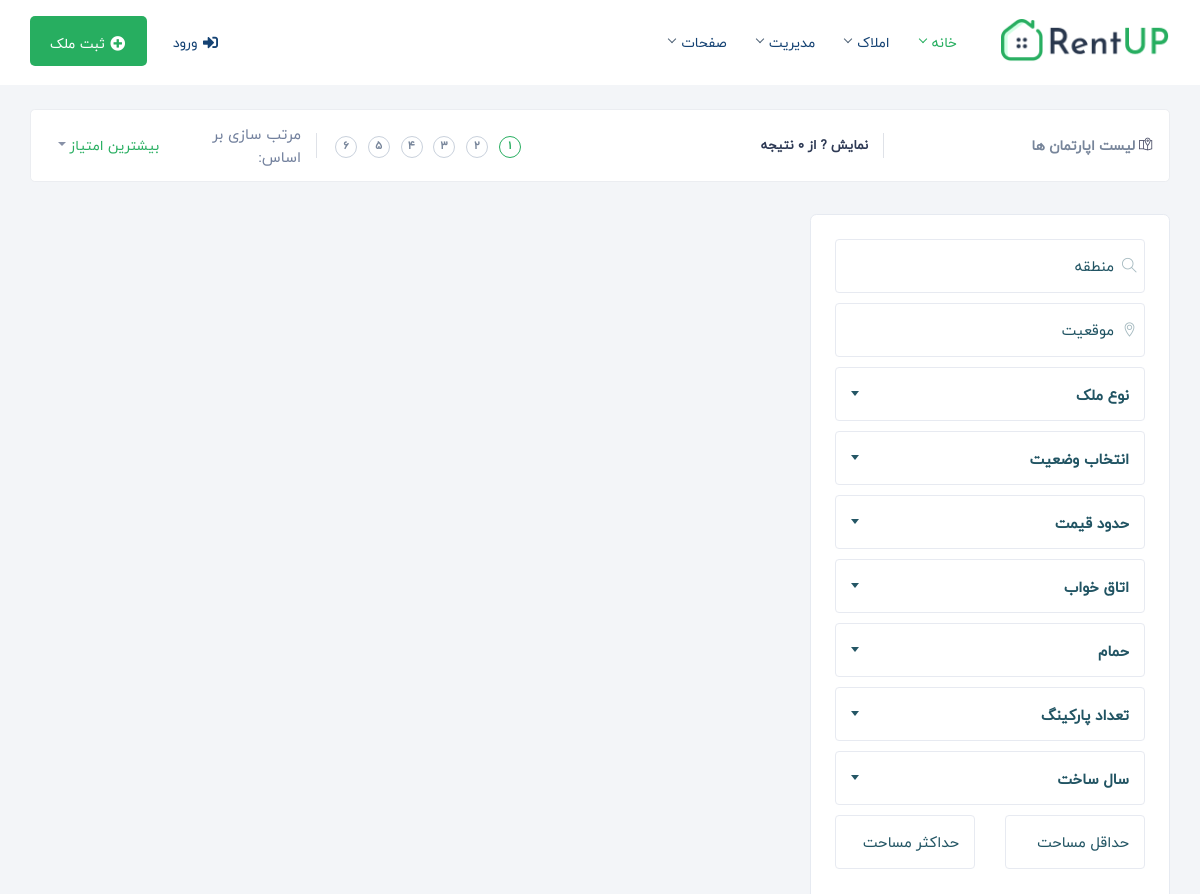
/listview/ (upper part), run on an earlier commit of the app's database.
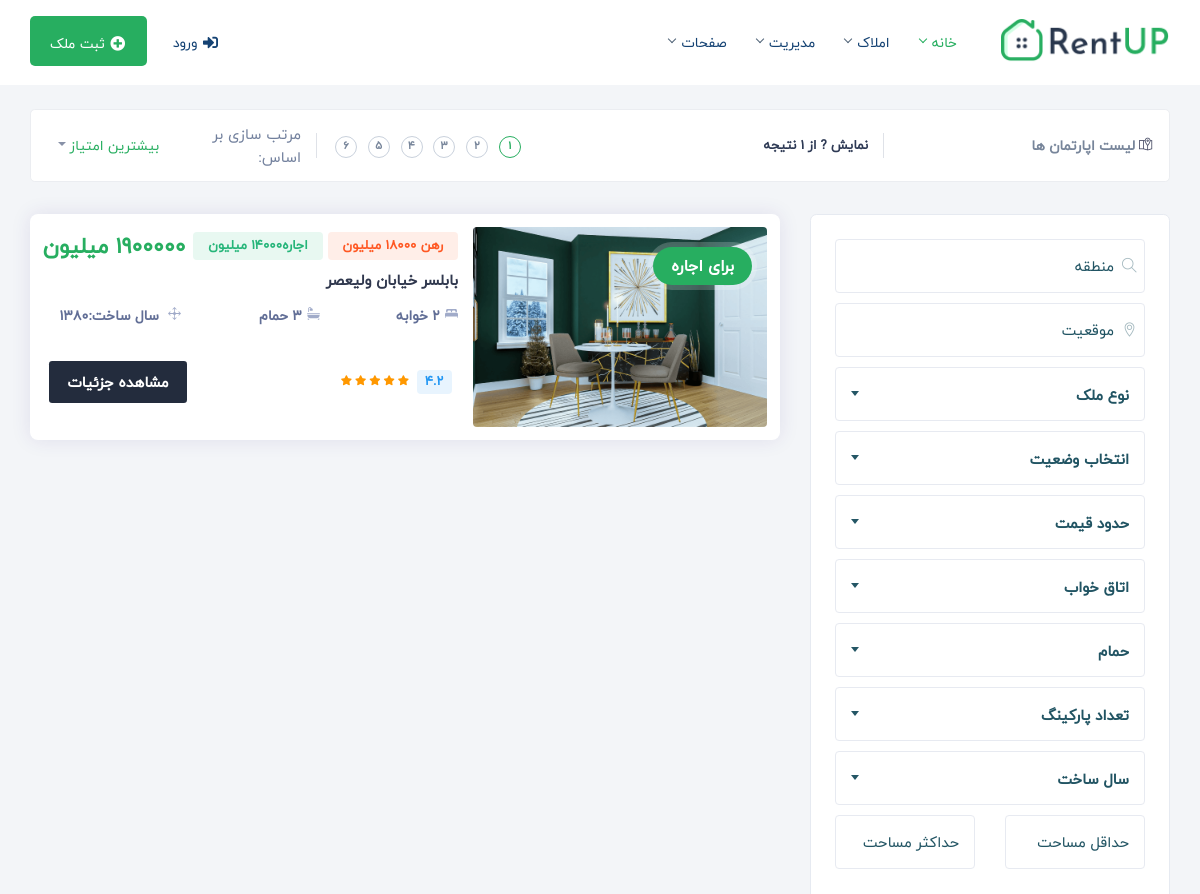
And on a later commit of the database.
### posts/models.py (models this page shows, shortened)
class aparteman(models.Model):
    STATUS_BUY = (
        ('برای خرید', 'برای خرید'),
        ('برای اجاره', 'برای اجاره'),
    )
    SANAD_CHOICES = (
        ('شش دانگ', 'شش دانگ'),
        ('مشاع', 'مشاع'),
        ('اصلاحات ارضی', 'اصلاحات ارضی'),
    )
    titr = models.CharField(max_length=150, verbose_name='تیتر')
    status_buy = models.CharField(
        max_length=50, choices=STATUS_BUY, default='برای خرید', verbose_name='برای خرید/رهن و اجاره')
    gheymat = models.PositiveIntegerField(
        default=0, verbose_name='قیمت')
    gheymat_rahn = models.PositiveIntegerField(
        default=0, verbose_name='قیمت رهن')
    gheymat_ejare = models.PositiveIntegerField(
        default=0, verbose_name='قیمت اجاره')
    locations = models.TextField(verbose_name='ادرس اپارتمان')
    sanad = models.CharField(
        max_length=32, choices=SANAD_CHOICES, default='شش دانگ', verbose_name='نوع سند')
    andaze = models.PositiveIntegerField(verbose_name='متراژ',default=0)
    tabaghe = models.PositiveIntegerField(verbose_name='طبقه')
    tedad_tabaghe = models.PositiveSmallIntegerField(verbose_name='تعداد طبقه')
    tedad_vahed_tabaghe = models.PositiveSmallIntegerField(
        verbose_name='تعداد واحد در هر طبقه',default=0)
    tedad_otagh = models.CharField(max_length=2, verbose_name='تعداد اتاق')
    tedad_dastshoe = models.PositiveSmallIntegerField(
        verbose_name='تعداد سرویس بهداشتی')
    sal_sakht = models.IntegerField(verbose_name='سال ساخت')
    tozihat_karbar = models.TextField(verbose_name='توضیحات کاربر')
    tozihat_khososy = models.TextField(
        blank=True, null=True, verbose_name='توضیحات خصوصی')
    image = models.ImageField(verbose_name='عکس اصلی',null=True)
    upload_time = models.DateField(auto_now=True, verbose_name='زمان ثبت')
    parking = models.BooleanField(default='False')
    ghabel_moaveze = models.BooleanField(default=False, verbose_name='قابل معاوضه؟')
    vise = models.BooleanField(default=False, verbose_name='ویژه؟')
    active = models.BooleanField(default=True, verbose_name='نمایش داده شود؟')
    tahvie = models.BooleanField(default=False)
    internet = models.BooleanField(default=False)
    trass = models.BooleanField(default=False)
    wifi = models.BooleanField(default=False)
    bed = models.BooleanField(default=False)
    micro = models.BooleanField(default=False)
    balcony = models.BooleanField(default=False)
    sahel = models.BooleanField(default=False)
    system_garmayeshi= models.BooleanField(default=False)
    sigary = models.BooleanField(default=False)
    class Meta:
        ordering = ['-upload_time']
        verbose_name = 'اپارتمان'
        verbose_name_plural = 'اپارتمان ها'

### posts/views.py (the view)
# urls.py: path('listview/',views.listview,name='listview'),
def listview(request):
    context = {
        'apartemans' : aparteman.objects.filter(active=True),
    }
    return render(request,'posts/listview.html',context)

### templates/posts/listview.html (shortened to what the changed rows need)
{% extends 'base.html' %}
{% load static %}
{% block body %}
<section class="gray pt-4">
	<div class="container">
		<div class="row m-0">
			<div class="short_wraping">
				<div class="row align-items-center">
					<div class="col-lg-6 col-md-12 col-sm-12 order-lg-2 order-md-3 elco_bor col-sm-12">
						<div class="shorting_pagination">
							<div class="shorting_pagination_laft">
								<h5>نمایش ? از {{apartemans.count}} نتیجه</h5>
							</div>
						</div>
					</div>
				</div>
			</div>
		</div>
		<div class="row">
			<div class="col-lg-8 col-md-12 col-sm-12">
				<div class="row justify-content-center">
					{% for apa in apartemans %}
					<div class="col-xl-12 col-lg-12 col-md-12 col-sm-12">
						<div class="property-listing list_view">
							<div class="listing-img-wrapper">
								<div class="_exlio_125">{{apa.status_buy}}</div>
								<div class="list-img-slide">
									<div class="click">
										<div><a href="single-property-1.html"><img src="{{apa.image.url}}" class="img-fluid mx-auto" alt="" /></a></div>
									</div>
								</div>
							</div>
							<div class="list_view_flex">
								<div class="listing-detail-wrapper mt-1">
									<div class="listing-short-detail-wrap">
										<div class="_card_list_flex mb-2">
											<div class="_card_flex_01">
												<span class="_list_blickes _netork">رهن {{apa.gheymat_rahn}} میلیون</span>
												<span class="_list_blickes types">اجاره{{apa.gheymat_ejare}} میلیون</span>
											</div>
											<div class="_card_flex_last">
												<h6 class="listing-card-info-price mb-0">{{apa.gheymat}} میلیون</h6>
											</div>
										</div>
										<div class="_card_list_flex">
											<div class="_card_flex_01">
												<h4 class="listing-name verified"><a href="single-property-1.html" class="prt-link-detail">{{apa.locations}}</a></h4>
											</div>
										</div>
									</div>
								</div>
								<div class="price-features-wrapper">
									<div class="list-fx-features">
										<div class="listing-card-info-icon">
											<div class="inc-fleat-icon"><img src="{% static 'assets/img/bed.svg' %}" width="13" alt="" /></div>{{apa.tedad_otagh}} خوابه
										</div>
										<div class="listing-card-info-icon">
											<div class="inc-fleat-icon"><img src="{% static 'assets/img/bathtub.svg' %}" width="13" alt="" /></div>{{apa.tedad_dastshoe}} حمام
										</div>
										<div class="listing-card-info-icon">
											<div class="inc-fleat-icon"><img src="{% static 'assets/img/move.svg' %}" width="13" alt="" /></div> سال ساخت:{{apa.sal_sakht}}
										</div>
									</div>
								</div>
								<div class="listing-detail-footer">
									<div class="footer-first">
										<div class="foot-rates">
											<span class="elio_rate good">4.2</span>
											<div class="_rate_stio">
												<i class="fa fa-star"></i>
												<i class="fa fa-star"></i>
												<i class="fa fa-star"></i>
												<i class="fa fa-star"></i>
												<i class="fa fa-star"></i>
											</div>
										</div>
									</div>
									<div class="footer-flex">
										<a href="{% url 'posts:detailview' apa.id %}" class="prt-view">مشاهده جزئیات</a>
									</div>
								</div>
							</div>
						</div>
					</div>
					{% endfor %}
				</div>
			</div>
		</div>
	</div>
</section>
{% endblock body %}

What changed in the data, as far as the page shows it:
added aparteman: status_buy "برای اجاره", image (picture), locations "بابلسر خیابان ولیعصر", tedad_otagh "2", tedad_dastshoe "3", sal_sakht "1380"
Also different on the page:
{{ apartemans.count }}: "0" → "1"
